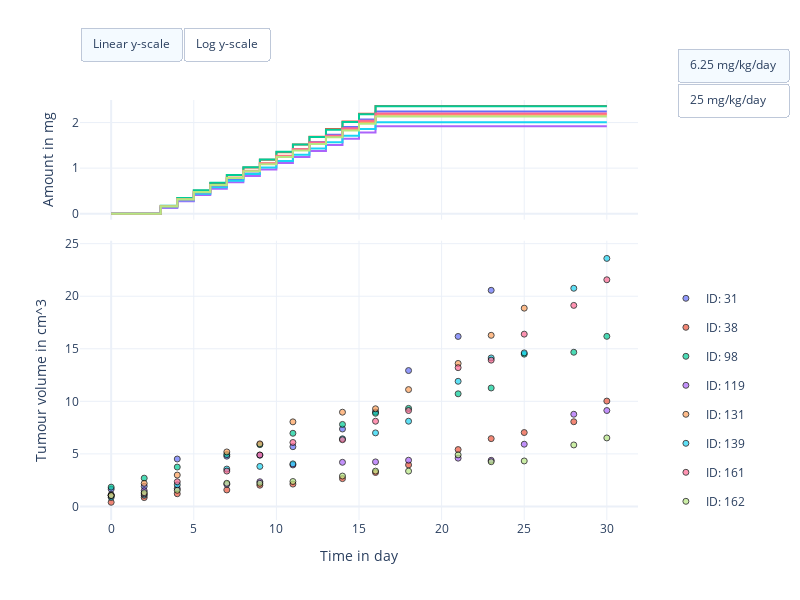

Notebook cell for this chart:
### Markdown cell above
### There is substantial variation between individuals

### Code cell
#
# Slide 3: Scatter plot of treated mice.
#

import os

import numpy as np
import pandas as pd
import plotly.colors
import plotly.graph_objects as go
from plotly.subplots import make_subplots

import pkpd.utils


path = os.path.dirname(os.getcwd())

# Import LXF A677 Erlotinib low dose data
low_dose_data = pd.read_csv(
    path + '/notebooks/lung_cancer/erlotinib/treatment_low_dose/data/erlotinib_low_dose_lxf.csv')

# Import LXF A677 Erlotinib intermediate dose data
inter_dose_data = pd.read_csv(
    path + '/notebooks/lung_cancer/erlotinib/treatment_intermediate_dose/data/erlotinib_intermediate_dose_lxf.csv')

# Get number of individual mice
n_mice = len(low_dose_data['#ID'].unique())

# Define colorscheme
colors = plotly.colors.qualitative.Plotly[:n_mice]

# Create figure
fig = make_subplots(rows=2, cols=1, shared_xaxes=True, row_heights=[0.3, 0.7], vertical_spacing=0.05)

# Scatter plot of concentration and tumour growth data
for index, mouse_id in enumerate(np.sort(low_dose_data['#ID'].unique())):
    # Mask dataset for mouse
    mask = low_dose_data['#ID'] == mouse_id
    mouse_data = low_dose_data[mask]

    # Get tumour volume measurement times
    volume_times = mouse_data['TIME VOLUME in day'].to_numpy()

    # Get measured concentrations
    volumes = mouse_data['TUMOUR VOLUME in cm^3'].to_numpy()

    # Get dosing time points
    dose_times = mouse_data['TIME DOSE in day'].to_numpy()

    # Get doses
    doses = mouse_data['DOSE AMOUNT in mg'].to_numpy()

    # Filter nans from dose arrays
    dose_times = dose_times[~np.isnan(dose_times)]
    doses = doses[~np.isnan(doses)]

    # Convert dose events to cumulative dose amount time series
    dose_times, doses = pkpd.utils.compute_cumulative_dose_amount(
        times=dose_times,
        doses=doses,
        end_exp=30)

    # Plot cumulative dosed amount
    fig.add_trace(
        go.Scatter(
            x=dose_times,
            y=doses,
            legendgroup="ID: %d" % mouse_id,
            name="ID: %d" % mouse_id,
            showlegend=False,
            hovertemplate=
                "<b>Cumulative dose in mg</b><br>" +
                "ID: %d<br>" % mouse_id +
                "Time: %{x:.0f} day<br>" +
                "Tumour volume: %{y:.02f} cm^3<br>" +
                "<extra></extra>",
            mode="lines",
            line=dict(color=colors[index])),
        row=1,
        col=1)

    # Plot tumour volume data
    fig.add_trace(
        go.Scatter(
            x=volume_times,
            y=volumes,
            legendgroup="ID: %d" % mouse_id,
            name="ID: %d" % mouse_id,
            showlegend=True,
            hovertemplate=
                "<b>Tumour volume in cm^3</b><br>" +
                "ID: %d<br>" % mouse_id +
                "Time: %{x:} day<br>" +
                "Tumour volume: %{y:.02f} cm^3<br>" +
                "<extra></extra>",
            mode="markers",
            marker=dict(
                symbol='circle',
                opacity=0.7,
                line=dict(color='black', width=1),
                color=colors[index])),
        row=2,
        col=1)

# Get number of individual mice
n_mice = len(inter_dose_data['#ID'].unique())

# Define colorscheme
colors = plotly.colors.qualitative.Plotly[:n_mice]

# Scatter plot of concentration and tumour growth data
for index, mouse_id in enumerate(np.sort(inter_dose_data['#ID'].unique())):
    # Mask dataset for mouse
    mask = inter_dose_data['#ID'] == mouse_id
    mouse_data = inter_dose_data[mask]

    # Get tumour volume measurement times
    volume_times = mouse_data['TIME VOLUME in day'].to_numpy()

    # Get measured concentrations
    volumes = mouse_data['TUMOUR VOLUME in cm^3'].to_numpy()

    # Get dosing time points
    dose_times = mouse_data['TIME DOSE in day'].to_numpy()

    # Get doses
    doses = mouse_data['DOSE AMOUNT in mg'].to_numpy()

    # Filter nans from dose arrays
    dose_times = dose_times[~np.isnan(dose_times)]
    doses = doses[~np.isnan(doses)]

    # Convert dose events to cumulative dose amount time series
    dose_times, doses = pkpd.utils.compute_cumulative_dose_amount(
        times=dose_times,
        doses=doses,
        end_exp=30)

    # Plot cumulative dosed amount
    fig.add_trace(
        go.Scatter(
            x=dose_times,
            y=doses,
            legendgroup="ID: %d" % mouse_id,
            name="ID: %d" % mouse_id,
            showlegend=False,
            visible=False,
            hovertemplate=
                "<b>Cumulative dose in mg</b><br>" +
                "ID: %d<br>" % mouse_id +
                "Time: %{x:.0f} day<br>" +
                "Tumour volume: %{y:.02f} cm^3<br>" +
                "<extra></extra>",
            mode="lines",
            line=dict(color=colors[index])),
        row=1,
        col=1)

    # Plot tumour volume data
    fig.add_trace(
        go.Scatter(
            x=volume_times,
            y=volumes,
            legendgroup="ID: %d" % mouse_id,
            name="ID: %d" % mouse_id,
            showlegend=True,
            visible=False,
            hovertemplate=
                "<b>Tumour volume in cm^3</b><br>" +
                "ID: %d<br>" % mouse_id +
                "Time: %{x:} day<br>" +
                "Tumour volume: %{y:.02f} cm^3<br>" +
                "<extra></extra>",
            mode="markers",
            marker=dict(
                symbol='circle',
                opacity=0.7,
                line=dict(color='black', width=1),
                color=colors[index])),
        row=2,
        col=1)

# Set figure size
fig.update_layout(
    autosize=False,
    width=800,
    height=600,
    template="plotly_white")

# Set X axis label
fig.update_xaxes(title_text='Time in day', row=2, col=1)

# Set Y axes labels
fig.update_yaxes(title_text='Amount in mg', row=1, col=1)
fig.update_yaxes(title_text='Tumour volume in cm^3', row=2, col=1)

# Add switch between linear and log y-scale
fig.update_layout(
    updatemenus=[
        dict(
            type = "buttons",
            direction = "left",
            buttons=list([
                dict(
                    args=[{"yaxis2.type": "linear"}],
                    label="Linear y-scale",
                    method="relayout"
                ),
                dict(
                    args=[{"yaxis2.type": "log"}],
                    label="Log y-scale",
                    method="relayout"
                )
            ]),
            pad={"r": 0, "t": -10},
            showactive=True,
            x=0.0,
            xanchor="left",
            y=1.15,
            yanchor="top"
        ),
        dict(
            type = "buttons",
            direction = "down",
            buttons=list([
                dict(
                    args=[{"visible": [True]*16 + [False]*16}],
                    label="6.25 mg/kg/day",
                    method="restyle"
                ),
                dict(
                    args=[{"visible": [False]*16 + [True]*16}],
                    label="25 mg/kg/day",
                    method="restyle"
                )
            ]),
            pad={"r": 0, "t": -10},
            showactive=True,
            x=1.07,
            xanchor="left",
            y=1.1,
            yanchor="top"
        ),
    ]
)

# Position legend
fig.update_layout(legend=dict(
    yanchor="bottom",
    y=0.01,
    xanchor="left",
    x=1.05))

# Show figure
fig.show()

### Figure 1 — Plotly figure (JSON) as saved in the notebook; plotly's stock layout.template omitted (floating-point values rounded to 4 significant figures)
{"data": [{"hovertemplate": "<b>Cumulative dose in mg</b><br>ID: 31<br>Time: %{x:.0f} day<br>Tumour volume: %{y:.02f} cm^3<br><extra></extra>", "legendgroup": "ID: 31", "line": {"color": "#636EFA"}, "mode": "lines", "name": "ID: 31", "showlegend": false, "type": "scatter", "x": [0, 3, 3.001, 4, 4.001, 5, 5.001, 6, 6.001, 7, 7.001, 8, 8.001, 9, 9.001, 10, 10.0, 11, 11.0, 12, 12.0, 13, 13.0, 14, 14.0, 15, 15.0, 16, 16.0, 30], "xaxis": "x", "y": [0, 0, 0.1313, 0.1313, 0.2875, 0.2875, 0.4437, 0.4437, 0.6, 0.6, 0.7625, 0.7625, 0.925, 0.925, 1.094, 1.094, 1.262, 1.262, 1.419, 1.419, 1.575, 1.575, 1.731, 1.731, 1.9, 1.9, 2.069, 2.069, 2.244, 2.244], "yaxis": "y"}, {"hovertemplate": "<b>Tumour volume in cm^3</b><br>ID: 31<br>Time: %{x:} day<br>Tumour volume: %{y:.02f} cm^3<br><extra></extra>", "legendgroup": "ID: 31", "marker": {"color": "#636EFA", "line": {"color": "black", "width": 1}, "opacity": 0.7, "symbol": "circle"}, "mode": "markers", "name": "ID: 31", "showlegend": true, "type": "scatter", "x": [0, 2, 4, 7, 9, 11, 14, 16, 18, 21, 23, null, null, null, null, null, null, null, null, null, null, null, null, null, null, null, null], "xaxis": "x2", "y": [1.642, 1.916, 4.513, 4.783, 4.873, 5.685, 7.366, 8.981, 12.93, 16.17, 20.56, null, null, null, null, null, null, null, null, null, null, null, null, null, null, null, null], "yaxis": "y2"}, {"hovertemplate": "<b>Cumulative dose in mg</b><br>ID: 38<br>Time: %{x:.0f} day<br>Tumour volume: %{y:.02f} cm^3<br><extra></extra>", "legendgroup": "ID: 38", "line": {"color": "#EF553B"}, "mode": "lines", "name": "ID: 38", "showlegend": false, "type": "scatter", "x": [0, 3, 3.001, 4, 4.001, 5, 5.001, 6, 6.001, 7, 7.001, 8, 8.001, 9, 9.001, 10, 10.0, 11, 11.0, 12, 12.0, 13, 13.0, 14, 14.0, 15, 15.0, 16, 16.0, 30], "xaxis": "x", "y": [0, 0, 0.1688, 0.1688, 0.3375, 0.3375, 0.5063, 0.5063, 0.675, 0.675, 0.8438, 0.8438, 1.012, 1.012, 1.181, 1.181, 1.35, 1.35, 1.519, 1.519, 1.687, 1.687, 1.856, 1.856, 2.025, 2.025, 2.194, 2.194, 2.363, 2.363], "yaxis": "y"}, {"hovertemplate": "<b>Tumour volume in cm^3</b><br>ID: 38<br>Time: %{x:} day<br>Tumour volume: %{y:.02f} cm^3<br><extra></extra>", "legendgroup": "ID: 38", "marker": {"color": "#EF553B", "line": {"color": "black", "width": 1}, "opacity": 0.7, "symbol": "circle"}, "mode": "markers", "name": "ID: 38", "showlegend": true, "type": "scatter", "x": [0, 2, 4, 7, 9, 11, 14, 16, 18, 21, 23, 25, 28, 30, null, null, null, null, null, null, null, null, null, null, null, null, null, null, null, null], "xaxis": "x2", "y": [0.395, 0.8427, 1.206, 1.568, 2.022, 2.125, 2.647, 3.228, 3.949, 5.41, 6.45, 7.03, 8.058, 10.02, null, null, null, null, null, null, null, null, null, null, null, null, null, null, null, null], "yaxis": "y2"}, {"hovertemplate": "<b>Cumulative dose in mg</b><br>ID: 98<br>Time: %{x:.0f} day<br>Tumour volume: %{y:.02f} cm^3<br><extra></extra>", "legendgroup": "ID: 98", "line": {"color": "#00CC96"}, "mode": "lines", "name": "ID: 98", "showlegend": false, "type": "scatter", "x": [0, 3, 3.001, 4, 4.001, 5, 5.001, 6, 6.001, 7, 7.001, 8, 8.001, 9, 9.001, 10, 10.0, 11, 11.0, 12, 12.0, 13, 13.0, 14, 14.0, 15, 15.0, 16, 16.0, 30], "xaxis": "x", "y": [0, 0, 0.175, 0.175, 0.3438, 0.3438, 0.5125, 0.5125, 0.6812, 0.6812, 0.85, 0.85, 1.019, 1.019, 1.187, 1.187, 1.356, 1.356, 1.519, 1.519, 1.681, 1.681, 1.844, 1.844, 2.013, 2.013, 2.181, 2.181, 2.356, 2.356], "yaxis": "y"}, {"hovertemplate": "<b>Tumour volume in cm^3</b><br>ID: 98<br>Time: %{x:} day<br>Tumour volume: %{y:.02f} cm^3<br><extra></extra>", "legendgroup": "ID: 98", "marker": {"color": "#00CC96", "line": {"color": "black", "width": 1}, "opacity": 0.7, "symbol": "circle"}, "mode": "markers", "name": "ID: 98", "showlegend": true, "type": "scatter", "x": [0, 2, 4, 7, 9, 11, 14, 16, 18, 21, 23, 25, 28, 30, null, null, null, null, null, null, null, null, null, null, null, null, null, null, null, null], "xaxis": "x2", "y": [1.833, 2.69, 3.747, 4.931, 5.878, 6.961, 7.803, 8.861, 9.329, 10.72, 11.27, 14.49, 14.67, 16.18, null, null, null, null, null, null, null, null, null, null, null, null, null, null, null, null], "yaxis": "y2"}, {"hovertemplate": "<b>Cumulative dose in mg</b><br>ID: 119<br>Time: %{x:.0f} day<br>Tumour volume: %{y:.02f} cm^3<br><extra></extra>", "legendgroup": "ID: 119", "line": {"color": "#AB63FA"}, "mode": "lines", "name": "ID: 119", "showlegend": false, "type": "scatter", "x": [0, 3, 3.001, 4, 4.001, 5, 5.001, 6, 6.001, 7, 7.001, 8, 8.001, 9, 9.001, 10, 10.0, 11, 11.0, 12, 12.0, 13, 13.0, 14, 14.0, 15, 15.0, 16, 16.0, 30], "xaxis": "x", "y": [0, 0, 0.1375, 0.1375, 0.275, 0.275, 0.4125, 0.4125, 0.55, 0.55, 0.6875, 0.6875, 0.825, 0.825, 0.9688, 0.9688, 1.113, 1.113, 1.244, 1.244, 1.375, 1.375, 1.506, 1.506, 1.644, 1.644, 1.781, 1.781, 1.919, 1.919], "yaxis": "y"}, {"hovertemplate": "<b>Tumour volume in cm^3</b><br>ID: 119<br>Time: %{x:} day<br>Tumour volume: %{y:.02f} cm^3<br><extra></extra>", "legendgroup": "ID: 119", "marker": {"color": "#AB63FA", "line": {"color": "black", "width": 1}, "opacity": 0.7, "symbol": "circle"}, "mode": "markers", "name": "ID: 119", "showlegend": true, "type": "scatter", "x": [0, 2, 4, 7, 9, 11, 14, 16, 18, 21, 23, 25, 28, 30, null, null, null, null, null, null, null, null, null, null, null, null, null, null, null, null], "xaxis": "x2", "y": [1.121, 1.499, 1.7, 2.104, 2.352, 3.949, 4.198, 4.238, 4.396, 4.594, 4.39, 5.92, 8.772, 9.125, null, null, null, null, null, null, null, null, null, null, null, null, null, null, null, null], "yaxis": "y2"}, {"hovertemplate": "<b>Cumulative dose in mg</b><br>ID: 131<br>Time: %{x:.0f} day<br>Tumour volume: %{y:.02f} cm^3<br><extra></extra>", "legendgroup": "ID: 131", "line": {"color": "#FFA15A"}, "mode": "lines", "name": "ID: 131", "showlegend": false, "type": "scatter", "x": [0, 3, 3.001, 4, 4.001, 5, 5.001, 6, 6.001, 7, 7.001, 8, 8.001, 9, 9.001, 10, 10.0, 11, 11.0, 12, 12.0, 13, 13.0, 14, 14.0, 15, 15.0, 16, 16.0, 30], "xaxis": "x", "y": [0, 0, 0.1625, 0.1625, 0.3187, 0.3187, 0.475, 0.475, 0.6312, 0.6312, 0.7875, 0.7875, 0.9437, 0.9437, 1.106, 1.106, 1.269, 1.269, 1.413, 1.413, 1.556, 1.556, 1.7, 1.7, 1.856, 1.856, 2.013, 2.013, 2.169, 2.169], "yaxis": "y"}, {"hovertemplate": "<b>Tumour volume in cm^3</b><br>ID: 131<br>Time: %{x:} day<br>Tumour volume: %{y:.02f} cm^3<br><extra></extra>", "legendgroup": "ID: 131", "marker": {"color": "#FFA15A", "line": {"color": "black", "width": 1}, "opacity": 0.7, "symbol": "circle"}, "mode": "markers", "name": "ID: 131", "showlegend": true, "type": "scatter", "x": [0, 2, 4, 7, 9, 11, 14, 16, 18, 21, 23, 25, null, null, null, null, null, null, null, null, null, null, null, null, null, null, null, null], "xaxis": "x2", "y": [1.044, 2.194, 2.985, 5.186, 5.954, 8.048, 8.967, 9.292, 11.12, 13.6, 16.28, 18.86, null, null, null, null, null, null, null, null, null, null, null, null, null, null, null, null], "yaxis": "y2"}, {"hovertemplate": "<b>Cumulative dose in mg</b><br>ID: 139<br>Time: %{x:.0f} day<br>Tumour volume: %{y:.02f} cm^3<br><extra></extra>", "legendgroup": "ID: 139", "line": {"color": "#19D3F3"}, "mode": "lines", "name": "ID: 139", "showlegend": false, "type": "scatter", "x": [0, 3, 3.001, 4, 4.001, 5, 5.001, 6, 6.001, 7, 7.001, 8, 8.001, 9, 9.001, 10, 10.0, 11, 11.0, 12, 12.0, 13, 13.0, 14, 14.0, 15, 15.0, 16, 16.0, 30], "xaxis": "x", "y": [0, 0, 0.15, 0.15, 0.2938, 0.2938, 0.4375, 0.4375, 0.5813, 0.5813, 0.725, 0.725, 0.8688, 0.8688, 1.013, 1.013, 1.156, 1.156, 1.294, 1.294, 1.431, 1.431, 1.569, 1.569, 1.713, 1.713, 1.856, 1.856, 2.006, 2.006], "yaxis": "y"}, {"hovertemplate": "<b>Tumour volume in cm^3</b><br>ID: 139<br>Time: %{x:} day<br>Tumour volume: %{y:.02f} cm^3<br><extra></extra>", "legendgroup": "ID: 139", "marker": {"color": "#19D3F3", "line": {"color": "black", "width": 1}, "opacity": 0.7, "symbol": "circle"}, "mode": "markers", "name": "ID: 139", "showlegend": true, "type": "scatter", "x": [0, 2, 4, 7, 9, 11, 14, 16, 18, 21, 23, 25, 28, 30, null, null, null, null, null, null, null, null, null, null, null, null, null, null, null, null], "xaxis": "x2", "y": [0.8621, 1.062, 2.054, 3.557, 3.807, 4.05, 6.436, 6.998, 8.107, 11.91, 14.13, 14.61, 20.76, 23.6, null, null, null, null, null, null, null, null, null, null, null, null, null, null, null, null], "yaxis": "y2"}, {"hovertemplate": "<b>Cumulative dose in mg</b><br>ID: 161<br>Time: %{x:.0f} day<br>Tumour volume: %{y:.02f} cm^3<br><extra></extra>", "legendgroup": "ID: 161", "line": {"color": "#FF6692"}, "mode": "lines", "name": "ID: 161", "showlegend": false, "type": "scatter", "x": [0, 3, 3.001, 4, 4.001, 5, 5.001, 6, 6.001, 7, 7.001, 8, 8.001, 9, 9.001, 10, 10.0, 11, 11.0, 12, 12.0, 13, 13.0, 14, 14.0, 15, 15.0, 16, 16.0, 30], "xaxis": "x", "y": [0, 0, 0.1562, 0.1562, 0.3125, 0.3125, 0.4688, 0.4688, 0.625, 0.625, 0.7812, 0.7812, 0.9375, 0.9375, 1.1, 1.1, 1.263, 1.263, 1.413, 1.413, 1.562, 1.562, 1.712, 1.712, 1.875, 1.875, 2.038, 2.038, 2.2, 2.2], "yaxis": "y"}, {"hovertemplate": "<b>Tumour volume in cm^3</b><br>ID: 161<br>Time: %{x:} day<br>Tumour volume: %{y:.02f} cm^3<br><extra></extra>", "legendgroup": "ID: 161", "marker": {"color": "#FF6692", "line": {"color": "black", "width": 1}, "opacity": 0.7, "symbol": "circle"}, "mode": "markers", "name": "ID: 161", "showlegend": true, "type": "scatter", "x": [0, 2, 4, 7, 9, 11, 14, 16, 18, 21, 23, 25, 28, 30, null, null, null, null, null, null, null, null, null, null, null, null, null, null, null, null], "xaxis": "x2", "y": [1.026, 1.194, 2.345, 3.365, 4.898, 6.086, 6.346, 8.107, 9.125, 13.2, 13.92, 16.39, 19.13, 21.57, null, null, null, null, null, null, null, null, null, null, null, null, null, null, null, null], "yaxis": "y2"}, {"hovertemplate": "<b>Cumulative dose in mg</b><br>ID: 162<br>Time: %{x:.0f} day<br>Tumour volume: %{y:.02f} cm^3<br><extra></extra>", "legendgroup": "ID: 162", "line": {"color": "#B6E880"}, "mode": "lines", "name": "ID: 162", "showlegend": false, "type": "scatter", "x": [0, 3, 3.001, 4, 4.001, 5, 5.001, 6, 6.001, 7, 7.001, 8, 8.001, 9, 9.001, 10, 10.0, 11, 11.0, 12, 12.0, 13, 13.0, 14, 14.0, 15, 15.0, 16, 16.0, 30], "xaxis": "x", "y": [0, 0, 0.1625, 0.1625, 0.3187, 0.3187, 0.475, 0.475, 0.6312, 0.6312, 0.7812, 0.7812, 0.9313, 0.9313, 1.087, 1.087, 1.244, 1.244, 1.387, 1.387, 1.531, 1.531, 1.675, 1.675, 1.825, 1.825, 1.975, 1.975, 2.131, 2.131], "yaxis": "y"}, {"hovertemplate": "<b>Tumour volume in cm^3</b><br>ID: 162<br>Time: %{x:} day<br>Tumour volume: %{y:.02f} cm^3<br><extra></extra>", "legendgroup": "ID: 162", "marker": {"color": "#B6E880", "line": {"color": "black", "width": 1}, "opacity": 0.7, "symbol": "circle"}, "mode": "markers", "name": "ID: 162", "showlegend": true, "type": "scatter", "x": [0, 2, 4, 7, 9, 11, 14, 16, 18, 21, 23, 25, 28, 30, null, null, null, null, null, null, null, null, null, null, null, null, null, null, null, null], "xaxis": "x2", "y": [1.035, 1.31, 1.536, 2.203, 2.203, 2.371, 2.89, 3.36, 3.36, 4.904, 4.253, 4.327, 5.85, 6.518, null, null, null, null, null, null, null, null, null, null, null, null, null, null, null, null], "yaxis": "y2"}, {"hovertemplate": "<b>Cumulative dose in mg</b><br>ID: 34<br>Time: %{x:.0f} day<br>Tumour volume: %{y:.02f} cm^3<br><extra></extra>", "legendgroup": "ID: 34", "line": {"color": "#636EFA"}, "mode": "lines", "name": "ID: 34", "showlegend": false, "type": "scatter", "visible": false, "x": [0, 3, 3.001, 4, 4.001, 5, 5.001, 6, 6.001, 7, 7.001, 8, 8.001, 9, 9.001, 10, 10.0, 11, 11.0, 12, 12.0, 13, 13.0, 14, 14.0, 15, 15.0, 16, 16.0, 30], "xaxis": "x", "y": [0, 0, 0.675, 0.675, 1.375, 1.375, 2.075, 2.075, 2.775, 2.775, 3.475, 3.475, 4.175, 4.175, 4.875, 4.875, 5.575, 5.575, 6.25, 6.25, 6.925, 6.925, 7.6, 7.6, 8.275, 8.275, 8.95, 8.95, 9.625, 9.625], "yaxis": "y"}, {"hovertemplate": "<b>Tumour volume in cm^3</b><br>ID: 34<br>Time: %{x:} day<br>Tumour volume: %{y:.02f} cm^3<br><extra></extra>", "legendgroup": "ID: 34", "marker": {"color": "#636EFA", "line": {"color": "black", "width": 1}, "opacity": 0.7, "symbol": "circle"}, "mode": "markers", "name": "ID: 34", "showlegend": true, "type": "scatter", "visible": false, "x": [0, 2, 4, 7, 9, 11, 14, 16, 18, 21, 23, 25, 28, 30, null, null, null, null, null, null, null, null, null, null, null, null, null, null, null, null], "xaxis": "x2", "y": [1.653, 2.173, 2.925, 3.892, 3.961, 5.714, 5.954, 6.339, 8.146, 10.65, 11.97, 13.68, 15.21, 16.19, null, null, null, null, null, null, null, null, null, null, null, null, null, null, null, null], "yaxis": "y2"}, {"hovertemplate": "<b>Cumulative dose in mg</b><br>ID: 52<br>Time: %{x:.0f} day<br>Tumour volume: %{y:.02f} cm^3<br><extra></extra>", "legendgroup": "ID: 52", "line": {"color": "#EF553B"}, "mode": "lines", "name": "ID: 52", "showlegend": false, "type": "scatter", "visible": false, "x": [0, 3, 3.001, 4, 4.001, 5, 5.001, 6, 6.001, 7, 7.001, 8, 8.001, 9, 9.001, 10, 10.0, 11, 11.0, 12, 12.0, 13, 13.0, 14, 14.0, 15, 15.0, 16, 16.0, 30], "xaxis": "x", "y": [0, 0, 0.65, 0.65, 1.275, 1.275, 1.9, 1.9, 2.525, 2.525, 3.175, 3.175, 3.825, 3.825, 4.475, 4.475, 5.125, 5.125, 5.75, 5.75, 6.375, 6.375, 7, 7, 7.65, 7.65, 8.3, 8.3, 8.95, 8.95], "yaxis": "y"}, {"hovertemplate": "<b>Tumour volume in cm^3</b><br>ID: 52<br>Time: %{x:} day<br>Tumour volume: %{y:.02f} cm^3<br><extra></extra>", "legendgroup": "ID: 52", "marker": {"color": "#EF553B", "line": {"color": "black", "width": 1}, "opacity": 0.7, "symbol": "circle"}, "mode": "markers", "name": "ID: 52", "showlegend": true, "type": "scatter", "visible": false, "x": [0, 2, 4, 7, 9, 11, 14, 16, 18, 21, 23, 25, 28, 30, null, null, null, null, null, null, null, null, null, null, null, null, null, null, null, null], "xaxis": "x2", "y": [2.054, 1.918, 2.788, 3.018, 3.795, 5.2, 6.297, 7.465, 8.317, 9.399, 10.78, 11.3, 12.28, 13.8, null, null, null, null, null, null, null, null, null, null, null, null, null, null, null, null], "yaxis": "y2"}, {"hovertemplate": "<b>Cumulative dose in mg</b><br>ID: 91<br>Time: %{x:.0f} day<br>Tumour volume: %{y:.02f} cm^3<br><extra></extra>", "legendgroup": "ID: 91", "line": {"color": "#00CC96"}, "mode": "lines", "name": "ID: 91", "showlegend": false, "type": "scatter", "visible": false, "x": [0, 3, 3.001, 4, 4.001, 5, 5.001, 6, 6.001, 7, 7.001, 8, 8.001, 9, 9.001, 10, 10.0, 11, 11.0, 12, 12.0, 13, 13.0, 14, 14.0, 15, 15.0, 16, 16.0, 30], "xaxis": "x", "y": [0, 0, 0.625, 0.625, 1.25, 1.25, 1.875, 1.875, 2.5, 2.5, 3.15, 3.15, 3.8, 3.8, 4.475, 4.475, 5.15, 5.15, 5.775, 5.775, 6.4, 6.4, 7.025, 7.025, 7.675, 7.675, 8.325, 8.325, 9, 9], "yaxis": "y"}, {"hovertemplate": "<b>Tumour volume in cm^3</b><br>ID: 91<br>Time: %{x:} day<br>Tumour volume: %{y:.02f} cm^3<br><extra></extra>", "legendgroup": "ID: 91", "marker": {"color": "#00CC96", "line": {"color": "black", "width": 1}, "opacity": 0.7, "symbol": "circle"}, "mode": "markers", "name": "ID: 91", "showlegend": true, "type": "scatter", "visible": false, "x": [0, 2, 4, 7, 9, 11, 14, 16, 18, 21, 23, 25, 28, 30, null, null, null, null, null, null, null, null, null, null, null, null, null, null, null, null], "xaxis": "x2", "y": [1.284, 1.358, 2.229, 2.048, 2.431, 2.944, 3.018, 3.493, 4.374, 5.623, 7.947, 9.59, 11.83, 12.02, null, null, null, null, null, null, null, null, null, null, null, null, null, null, null, null], "yaxis": "y2"}, {"hovertemplate": "<b>Cumulative dose in mg</b><br>ID: 108<br>Time: %{x:.0f} day<br>Tumour volume: %{y:.02f} cm^3<br><extra></extra>", "legendgroup": "ID: 108", "line": {"color": "#AB63FA"}, "mode": "lines", "name": "ID: 108", "showlegend": false, "type": "scatter", "visible": false, "x": [0, 3, 3.001, 4, 4.001, 5, 5.001, 6, 6.001, 7, 7.001, 8, 8.001, 9, 9.001, 10, 10.0, 11, 11.0, 12, 12.0, 13, 13.0, 14, 14.0, 15, 15.0, 16, 16.0, 30], "xaxis": "x", "y": [0, 0, 0.65, 0.65, 1.275, 1.275, 1.9, 1.9, 2.525, 2.525, 3.15, 3.15, 3.775, 3.775, 4.4, 4.4, 5.025, 5.025, 5.65, 5.65, 6.275, 6.275, 6.9, 6.9, 7.575, 7.575, 8.25, 8.25, 8.925, 8.925], "yaxis": "y"}, {"hovertemplate": "<b>Tumour volume in cm^3</b><br>ID: 108<br>Time: %{x:} day<br>Tumour volume: %{y:.02f} cm^3<br><extra></extra>", "legendgroup": "ID: 108", "marker": {"color": "#AB63FA", "line": {"color": "black", "width": 1}, "opacity": 0.7, "symbol": "circle"}, "mode": "markers", "name": "ID: 108", "showlegend": true, "type": "scatter", "visible": false, "x": [0, 2, 4, 7, 9, 11, 14, 16, 18, 21, 23, 25, 28, 30, null, null, null, null, null, null, null, null, null, null, null, null, null, null, null, null], "xaxis": "x2", "y": [0.8781, 1.079, 1.928, 1.857, 1.976, 2.816, 3.203, 4.67, 4.919, 5.054, 7.684, 9.125, 9.629, 10.2, null, null, null, null, null, null, null, null, null, null, null, null, null, null, null, null], "yaxis": "y2"}, {"hovertemplate": "<b>Cumulative dose in mg</b><br>ID: 122<br>Time: %{x:.0f} day<br>Tumour volume: %{y:.02f} cm^3<br><extra></extra>", "legendgroup": "ID: 122", "line": {"color": "#FFA15A"}, "mode": "lines", "name": "ID: 122", "showlegend": false, "type": "scatter", "visible": false, "x": [0, 3, 3.001, 4, 4.001, 5, 5.001, 6, 6.001, 7, 7.001, 8, 8.001, 9, 9.001, 10, 10.0, 11, 11.0, 12, 12.0, 13, 13.0, 14, 14.0, 15, 15.0, 16, 16.0, 30], "xaxis": "x", "y": [0, 0, 0.6, 0.6, 1.2, 1.2, 1.8, 1.8, 2.4, 2.4, 3, 3, 3.6, 3.6, 4.175, 4.175, 4.75, 4.75, 5.325, 5.325, 5.9, 5.9, 6.475, 6.475, 7.1, 7.1, 7.725, 7.725, 8.325, 8.325], "yaxis": "y"}, {"hovertemplate": "<b>Tumour volume in cm^3</b><br>ID: 122<br>Time: %{x:} day<br>Tumour volume: %{y:.02f} cm^3<br><extra></extra>", "legendgroup": "ID: 122", "marker": {"color": "#FFA15A", "line": {"color": "black", "width": 1}, "opacity": 0.7, "symbol": "circle"}, "mode": "markers", "name": "ID: 122", "showlegend": true, "type": "scatter", "visible": false, "x": [0, 2, 4, 7, 9, 11, 14, 16, 18, 21, 23, 25, 28, 30, null, null, null, null, null, null, null, null, null, null, null, null, null, null, null, null], "xaxis": "x2", "y": [1.026, 1.479, 1.786, 2.715, 2.715, 3.066, 3.504, 3.587, 3.846, 4.919, 5.37, 6.2, 7.232, 7.426, null, null, null, null, null, null, null, null, null, null, null, null, null, null, null, null], "yaxis": "y2"}, {"hovertemplate": "<b>Cumulative dose in mg</b><br>ID: 129<br>Time: %{x:.0f} day<br>Tumour volume: %{y:.02f} cm^3<br><extra></extra>", "legendgroup": "ID: 129", "line": {"color": "#19D3F3"}, "mode": "lines", "name": "ID: 129", "showlegend": false, "type": "scatter", "visible": false, "x": [0, 3, 3.001, 4, 4.001, 5, 5.001, 6, 6.001, 7, 7.001, 8, 8.001, 9, 9.001, 10, 10.0, 11, 11.0, 12, 12.0, 13, 13.0, 14, 14.0, 15, 15.0, 16, 16.0, 30], "xaxis": "x", "y": [0, 0, 0.725, 0.725, 1.45, 1.45, 2.175, 2.175, 2.9, 2.9, 3.6, 3.6, 4.3, 4.3, 5, 5, 5.7, 5.7, 6.375, 6.375, 7.05, 7.05, 7.725, 7.725, 8.425, 8.425, 9.125, 9.125, 9.825, 9.825], "yaxis": "y"}, {"hovertemplate": "<b>Tumour volume in cm^3</b><br>ID: 129<br>Time: %{x:} day<br>Tumour volume: %{y:.02f} cm^3<br><extra></extra>", "legendgroup": "ID: 129", "marker": {"color": "#19D3F3", "line": {"color": "black", "width": 1}, "opacity": 0.7, "symbol": "circle"}, "mode": "markers", "name": "ID: 129", "showlegend": true, "type": "scatter", "visible": false, "x": [0, 2, 4, 7, 9, 11, 14, 16, 18, 21, 23, 25, 28, 30, null, null, null, null, null, null, null, null, null, null, null, null, null, null, null, null], "xaxis": "x2", "y": [0.7543, 1.192, 1.384, 1.488, 1.607, 2.047, 2.531, 2.268, 2.628, 4.125, 5.235, 5.714, 7.465, 7.604, null, null, null, null, null, null, null, null, null, null, null, null, null, null, null, null], "yaxis": "y2"}, {"hovertemplate": "<b>Cumulative dose in mg</b><br>ID: 163<br>Time: %{x:.0f} day<br>Tumour volume: %{y:.02f} cm^3<br><extra></extra>", "legendgroup": "ID: 163", "line": {"color": "#FF6692"}, "mode": "lines", "name": "ID: 163", "showlegend": false, "type": "scatter", "visible": false, "x": [0, 3, 3.001, 4, 4.001, 5, 5.001, 6, 6.001, 7, 7.001, 8, 8.001, 9, 9.001, 10, 10.0, 11, 11.0, 12, 12.0, 13, 13.0, 14, 14.0, 15, 15.0, 16, 16.0, 30], "xaxis": "x", "y": [0, 0, 0.625, 0.625, 1.225, 1.225, 1.825, 1.825, 2.425, 2.425, 3.05, 3.05, 3.675, 3.675, 4.3, 4.3, 4.925, 4.925, 5.5, 5.5, 6.075, 6.075, 6.65, 6.65, 7.25, 7.25, 7.85, 7.85, 8.45, 8.45], "yaxis": "y"}, {"hovertemplate": "<b>Tumour volume in cm^3</b><br>ID: 163<br>Time: %{x:} day<br>Tumour volume: %{y:.02f} cm^3<br><extra></extra>", "legendgroup": "ID: 163", "marker": {"color": "#FF6692", "line": {"color": "black", "width": 1}, "opacity": 0.7, "symbol": "circle"}, "mode": "markers", "name": "ID: 163", "showlegend": true, "type": "scatter", "visible": false, "x": [0, 2, 4, 7, 9, 11, 14, 16, 18, 21, 23, 25, 28, 30, null, null, null, null, null, null, null, null, null, null, null, null, null, null, null, null], "xaxis": "x2", "y": [0.6002, 0.7803, 1.278, 1.194, 1.177, 1.35, 1.711, 1.194, 1.403, 1.941, 1.908, 2.478, 3.445, 4.515, null, null, null, null, null, null, null, null, null, null, null, null, null, null, null, null], "yaxis": "y2"}, {"hovertemplate": "<b>Cumulative dose in mg</b><br>ID: 167<br>Time: %{x:.0f} day<br>Tumour volume: %{y:.02f} cm^3<br><extra></extra>", "legendgroup": "ID: 167", "line": {"color": "#B6E880"}, "mode": "lines", "name": "ID: 167", "showlegend": false, "type": "scatter", "visible": false, "x": [0, 3, 3.001, 4, 4.001, 5, 5.001, 6, 6.001, 7, 7.001, 8, 8.001, 9, 9.001, 10, 10.0, 11, 11.0, 12, 12.0, 13, 13.0, 14, 14.0, 15, 15.0, 16, 16.0, 30], "xaxis": "x", "y": [0, 0, 0.675, 0.675, 1.375, 1.375, 2.075, 2.075, 2.775, 2.775, 3.475, 3.475, 4.175, 4.175, 4.875, 4.875, 5.575, 5.575, 6.25, 6.25, 6.925, 6.925, 7.6, 7.6, 8.275, 8.275, 8.95, 8.95, 9.625, 9.625], "yaxis": "y"}, {"hovertemplate": "<b>Tumour volume in cm^3</b><br>ID: 167<br>Time: %{x:} day<br>Tumour volume: %{y:.02f} cm^3<br><extra></extra>", "legendgroup": "ID: 167", "marker": {"color": "#B6E880", "line": {"color": "black", "width": 1}, "opacity": 0.7, "symbol": "circle"}, "mode": "markers", "name": "ID: 167", "showlegend": true, "type": "scatter", "visible": false, "x": [0, 2, 4, 7, 9, 11, 14, 16, 18, 21, 23, 25, 28, 30, null, null, null, null, null, null, null, null, null, null, null, null, null, null, null, null], "xaxis": "x2", "y": [1.952, 2.888, 3.412, 5.692, 6.003, 6.003, 6.891, 8.172, 9.7, 10.94, 12.84, 14.29, 14.14, 20.83, null, null, null, null, null, null, null, null, null, null, null, null, null, null, null, null], "yaxis": "y2"}], "layout": {"autosize": false, "height": 600, "legend": {"x": 1.05, "xanchor": "left", "y": 0.01, "yanchor": "bottom"}, "updatemenus": [{"buttons": [{"args": [{"yaxis2.type": "linear"}], "label": "Linear y-scale", "method": "relayout"}, {"args": [{"yaxis2.type": "log"}], "label": "Log y-scale", "method": "relayout"}], "direction": "left", "pad": {"r": 0, "t": -10}, "showactive": true, "type": "buttons", "x": 0, "xanchor": "left", "y": 1.15, "yanchor": "top"}, {"buttons": [{"args": [{"visible": [true, true, true, true, true, true, true, true, true, true, true, true, true, true, true, true, false, false, false, false, false, false, false, false, false, false, false, false, false, false, false, false]}], "label": "6.25 mg/kg/day", "method": "restyle"}, {"args": [{"visible": [false, false, false, false, false, false, false, false, false, false, false, false, false, false, false, false, true, true, true, true, true, true, true, true, true, true, true, true, true, true, true, true]}], "label": "25 mg/kg/day", "method": "restyle"}], "direction": "down", "pad": {"r": 0, "t": -10}, "showactive": true, "type": "buttons", "x": 1.07, "xanchor": "left", "y": 1.1, "yanchor": "top"}], "width": 800, "xaxis": {"anchor": "y", "domain": [0, 1], "matches": "x2", "showticklabels": false}, "xaxis2": {"anchor": "y2", "domain": [0, 1], "title": {"text": "Time in day"}}, "yaxis": {"anchor": "x", "domain": [0.715, 1], "title": {"text": "Amount in mg"}}, "yaxis2": {"anchor": "x2", "domain": [0, 0.665], "title": {"text": "Tumour volume in cm^3"}}}}
